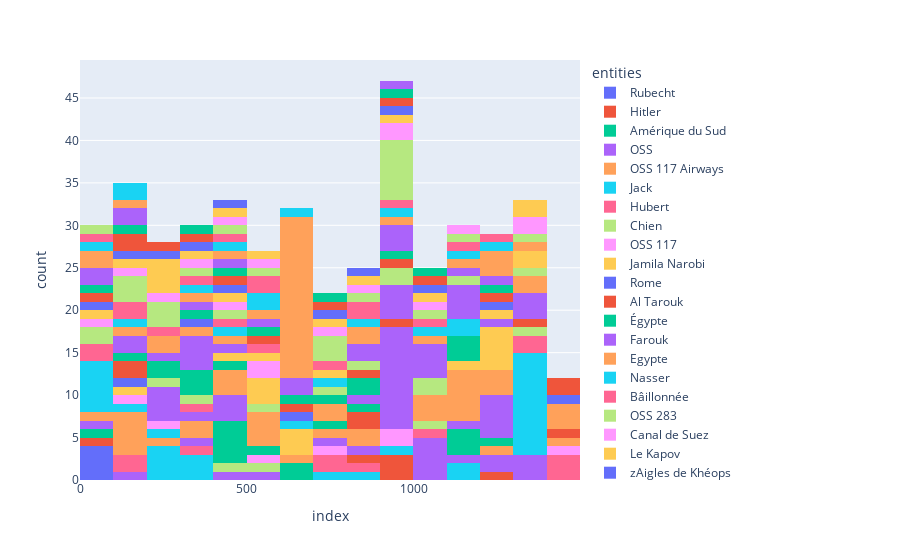

Write notebook code for a chart like this one.
### Code cell
top_entities = entity_labels.value_counts().nlargest(10)
fig = px.histogram(entity_labels.reset_index(),
              x="index",  color='entities', nbins=20)
fig.show()
